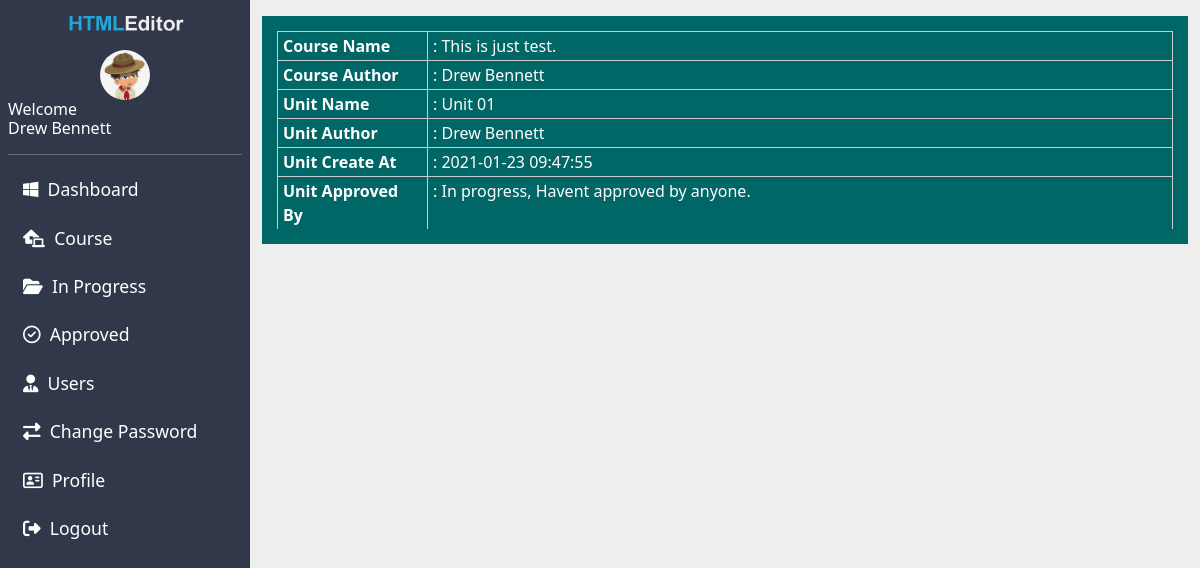
Screenshot of /units/view.php?course=1&unit=30 (signed in) with the database file from the repository.
### tables this page shows
CREATE TABLE IF NOT EXISTS `unit` (
  `unit_id` int(10) unsigned NOT NULL AUTO_INCREMENT,
  `unit_name` varchar(50) NOT NULL,
  `unit_title` varchar(200) DEFAULT NULL,
  `course_id` int(10) unsigned NOT NULL,
  `unit_author` varchar(255) NOT NULL,
  `unit_created` datetime NOT NULL,
  `unit_contents` longtext DEFAULT NULL,
  `unit_status` tinyint(3) unsigned NOT NULL,
  `unit_approved_by` int(10) unsigned NOT NULL,
  `unit_sme` int(10) unsigned NOT NULL,
  PRIMARY KEY (`unit_id`),
  KEY `FK__course` (`course_id`),
  KEY `FK_unit_users` (`unit_sme`),
  CONSTRAINT `FK__course` FOREIGN KEY (`course_id`) REFERENCES `course` (`course_id`),
  CONSTRAINT `FK_unit_users` FOREIGN KEY (`unit_sme`) REFERENCES `users` (`user_id`)
);

CREATE TABLE IF NOT EXISTS `course` (
  `course_id` int(10) unsigned NOT NULL AUTO_INCREMENT,
  `course_name` varchar(255) DEFAULT NULL,
  `date_created` datetime DEFAULT NULL,
  `author` varchar(255) DEFAULT NULL,
  `sme` int(10) unsigned DEFAULT NULL,
  `c_title` text DEFAULT NULL,
  `c_footer` text DEFAULT NULL,
  `footer_caption` varchar(255) DEFAULT NULL,
  `c_css` text DEFAULT NULL,
  `c_js` text DEFAULT NULL,
  PRIMARY KEY (`course_id`),
  KEY `FK_course_users` (`sme`),
  CONSTRAINT `FK_course_users` FOREIGN KEY (`sme`) REFERENCES `users` (`user_id`)
);

### admin/session/session.php (called while the page is built, shortened)
<?php
class Session
{
    private $sessionState = self::SESSION_NOT_STARTED;
    private static $instance;
    public static function getInstance()
    {
        if ( !isset(self::$instance))
        {
            self::$instance = new self;
        }
        self::$instance->startSession();
        return self::$instance;
    }
    public function startSession()
    {
        if ( $this->sessionState == self::SESSION_NOT_STARTED )
        {
            $this->sessionState = session_start();
        }
        return $this->sessionState;
    }
    public function __get( $name )
    {
        if ( isset($_SESSION[$name]))
        {
            return $_SESSION[$name];
        }
    }
}

### admin/function.php (called while the page is built, shortened)
<?php
require_once('../admin/session/session.php');
require_once('../admin/db/db.php');
$data = Session::getInstance();
$menu_data = simplexml_load_file($data->type != "3" ? "../assets/xml/menu.xml" : "../assets/xml/menu-sme.xml") or die("Failed to load");

### admin/db/config/config.php (called while the page is built)
<?php
class config{
    static function configGet($param){
        $data = parse_ini_file('config.ini',true);
        $path = explode('/',$param);
        foreach($path as $code){
            if(array_key_exists($code,$data))
                $data = $data[$code];
            else{
                $data = "Key not found!";
                break;
            }
        }
       return $data;
    }
}

### admin/db/db.php (called while the page is built, shortened)
<?php
   require_once('config/config.php');
    class db{
        private static $_instance = null;
        private $_pdo,
                $_query,
                $_error = false,
                $_results,
                $_counts = 0;
        private function __construct(){
            try{
                $this->_pdo = new PDO('mysql:host='.config::configGet('mysql/dbHost').';dbname='.config::configGet('mysql/dbName'), config::configGet('mysql/dbUser'), config::configGet('mysql/dbPass'));
            }
            catch (PDOException $e) {
                print "Error!: " . $e->getMessage() . "<br/>";
                die();
            }
        }
        public static function getInstance(){
            if(!isset(self::$_instance))
                self::$_instance = new db();
            return self::$_instance;
        }
        public function query($sql,$params=array()){
            if($this->_query = $this->_pdo->prepare($sql)){
                $x = 1;
                if(count($params)){
                    foreach($params as $param){
                        $this->_query->bindValue($x,$param);
                        $x++;
                    }
                }
                if($this->_query->execute()){
                    $this->_results = $this->_query->fetchAll(PDO::FETCH_OBJ);
                }else{
                    $this->_error = true;
                }
            }
            return $this;
        }
        public function getResults(){
            return $this->_results;
        }
    }
?>

### units/view.php (the view, shortened to what this page needs)
<?php
    require_once('../admin/function.php');
    require_once('../admin/db/db.php');
    require_once('../assets/inc/header.php');
?>
<div class="left-bar">
<p class="text-center"><img src="../assets/images/logo.png" alt="" width="50%"></p>
    <img src="../assets/images/upload/<?php echo($data->image); ?>" alt="" class="mx-auto d-block rounded-circle" width="50">
    <h6>Welcome<br/><?php echo $data->user; ?></h6>
    <hr>
    <ul class="list-unstyled menu">
        <?php foreach($menu_data->item as $key => $rec):?>
            <li>
                <a class="main-menu" href="<?php echo $rec->link; ?>">
                    <?php echo '<i class="'.$rec->image.'"></i> &nbsp;'. $rec->caption; ?>
                </a>
            </li>
        <?php endforeach; ?>
    </ul>
</div>
<div class="right-bar">
    <div class="container-fluid">
        <div class="row py-3">
            <div class="col-12">
                <?php
                    $sql = "SELECT u.unit_id,u.unit_name,u.unit_author,u.unit_created,u.unit_contents,u.unit_status,u.unit_approved_by, c.course_name,c.author,us.user_first_name,us.user_last_name FROM unit AS u LEFT JOIN course AS c ON u.course_id = c.course_id LEFT JOIN users AS us ON us.user_id = u.unit_approved_by WHERE u.course_id = ? AND u.unit_id = ?";
                    $res = db::getInstance()->query($sql,array($_GET['course'],$_GET['unit']))->getResults();
                    if($res != NULL):
                ?>
                <div class="unit-info-window">
                    <table class="table table-borderless table-sm">
                        <tbody>
                            <tr>
                                <th width="150">Course Name</th>
                                <td>: <?php echo $res[0]->course_name;?></td>
                            </tr>
                            <tr>
                                <th>Course Author</th>
                                <td>: <?php echo $res[0]->author;?></td>
                            </tr>
                            <tr>
                                <th>Unit Name</th>
                                <td>: <?php echo $res[0]->unit_name;?></td>
                            </tr>
                            <tr>
                                <th>Unit Author</th>
                                <td>: <?php echo $res[0]->unit_author;?></td>
                            </tr>
                            <tr>
                                <th>Unit Create At</th>
                                <td>: <?php echo $res[0]->unit_created;?></td>
                            </tr>
                            <tr>
                                <th>Unit Approved By</th>
                                <td>:
                                    <?php
                                        if($res[0]->user_first_name != NULL)
                                            echo $res[0]->user_first_name.' '.$res[0]->user_last_name;
                                        else   echo "In progress, Havent approved by anyone.";
                                    ?>
                                </td>
                            </tr>
                        </tbody>
                    </table>
                </div>
                <?php echo $res[0]->unit_contents; endif;?>
            </div>
        </div>
    </div>
</div>
<?php
    require_once("../assets/inc/footer.php");
?>

### assets/css/custom.css (style rules this page uses)
.left-bar { position: fixed; width:250px; padding:0.5rem; background-color:#31384A; color:white; min-height: 100vh; left:0; top:0; }
.menu>li { display: block; }
.menu>li>a { display: block; color:white; padding:5px 15px; text-decoration: none; }
.right-bar { width: calc(100% - 250px); min-height:100vh; margin-left:250px; background-color: #eee; }
:root { --bg-color:rgba(0,0,0,0.5); --fg-color:#ffffff; --bg-icon:'\f500'; }

### admin/src/css/custom.css (style rules this page uses)
.left-bar { position: fixed; width:250px; padding:0.5rem; background-color:#31384A; color:white; min-height: 100vh; left:0; top:0; }
.menu>li { display: block; }
.menu>li>a { display: block; color:white; padding:5px 15px; text-decoration: none; }
.right-bar { width: calc(100% - 250px); min-height:100vh; margin-left:250px; background-color: #eee; }
:root { --bg-color:rgba(0,0,0,0.5); --fg-color:#ffffff; --bg-icon:'\f500'; }
p, ol>li, ul>li, ol>li>p, ul>li>p { font-size:110%;margin-bottom:.75rem; }
caption, th, td { padding: 5px 10px; border:1px solid #cccccc; caption-side: top; }

### units/view.php (style rules this page uses)
.unit-info-window { width:100%; margin-bottom:20px; background-color:#066; padding:15px; color: white; }
.table { margin-bottom:0; }
th,td { color:white; padding:2px 5px !important; }

### rows the page displays
unit: course.course_name "This is just test.", course.author "Drew Bennett", unit_name "Unit 01", unit_author "Drew Bennett", unit_created "2021-01-23 09:47:55"

### other values shown
$data->user "Drew Bennett"
$rec->caption "Dashboard"
$rec->caption "Course"
$rec->caption "In Progress"
$rec->caption "Approved"
$rec->caption "Users"
$rec->caption "Change Password"
$rec->caption "Profile"
$rec->caption "Logout"
